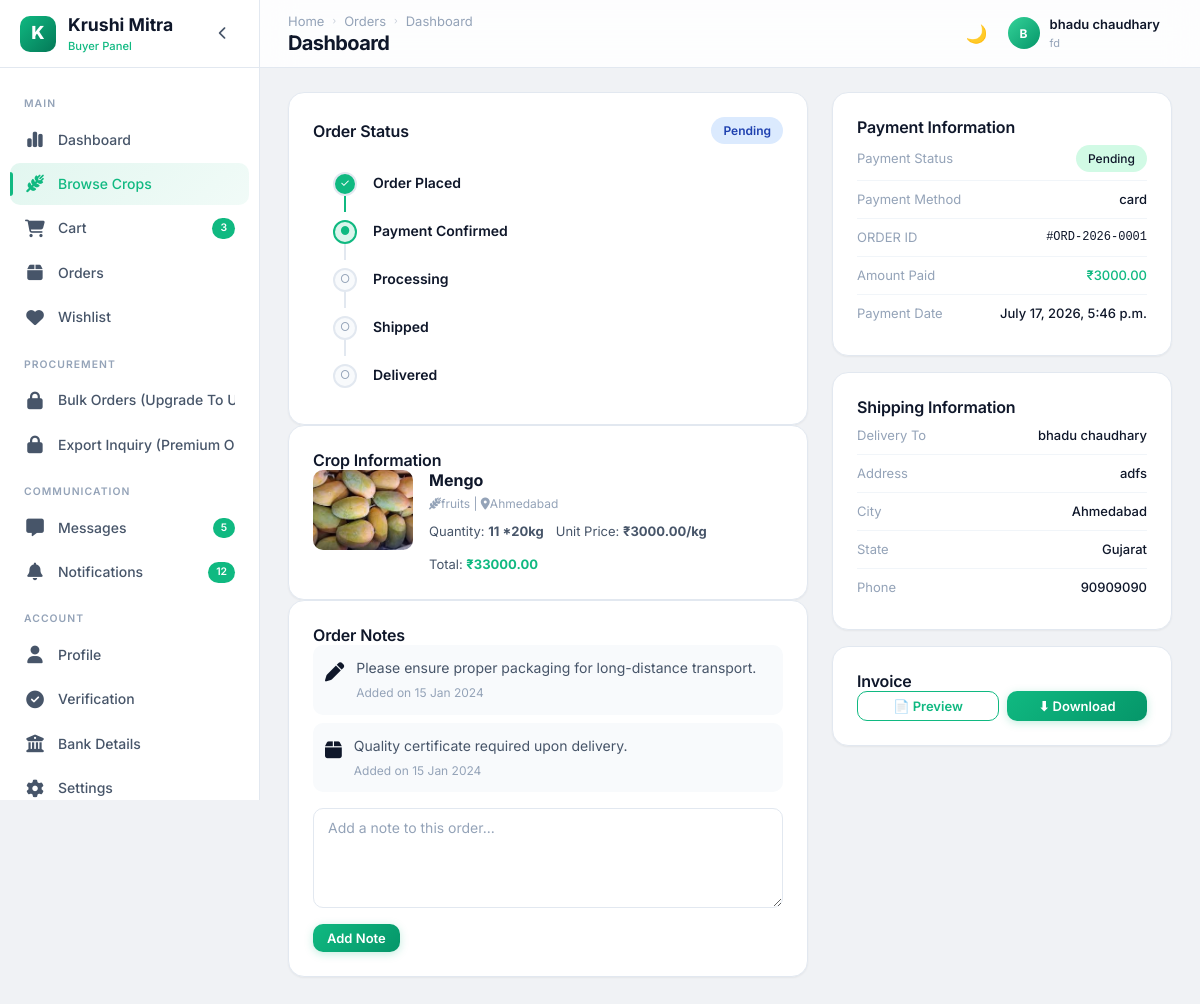
Before: /buyer/order-details/32 (signed in) with the older database file.
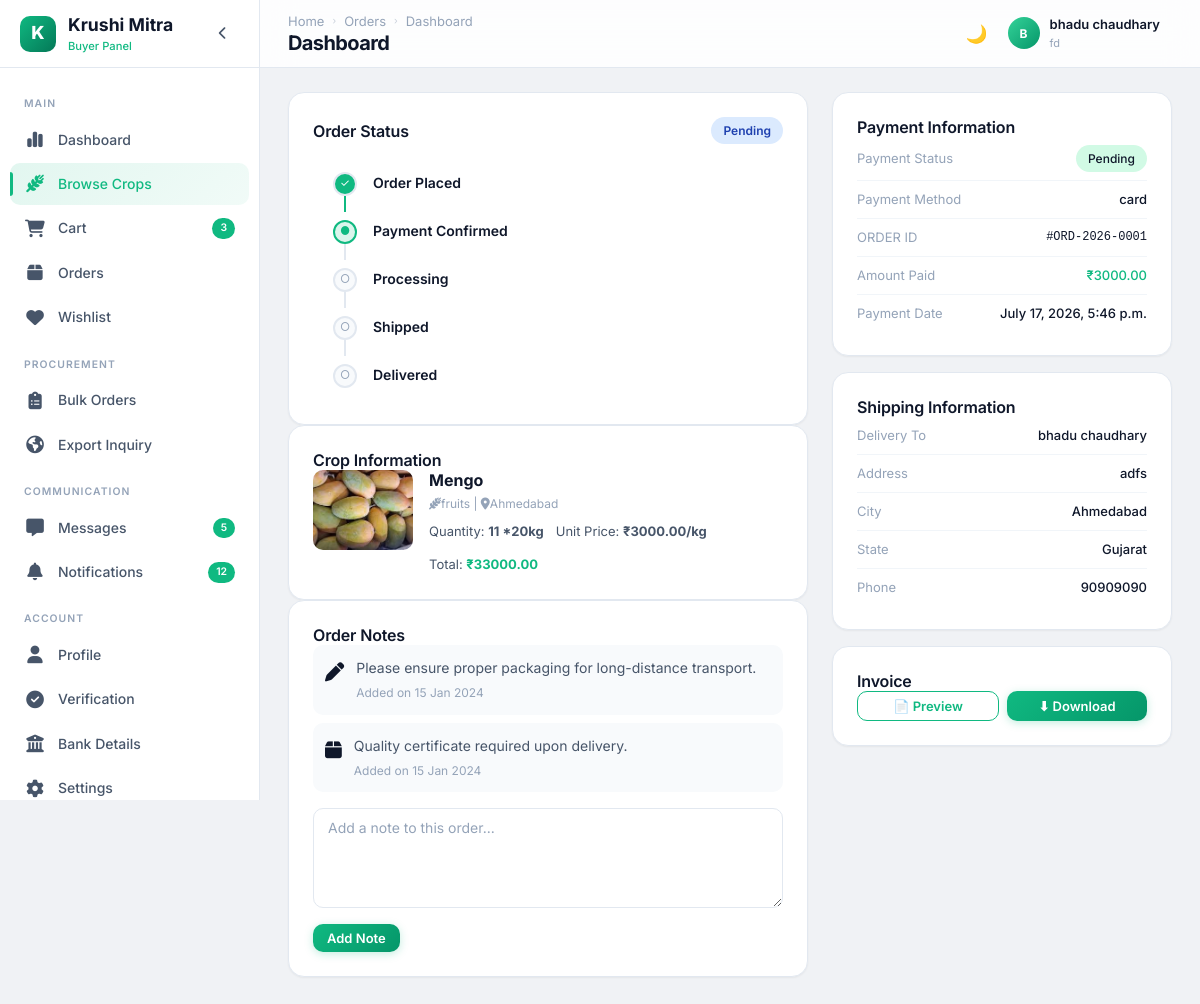
After: the same page with the newer database file.
### farmer/views.py (the view)
        def wrapper(request, *args, **kwargs):
            if "contact" in request.session:
                try:
                    user = User.objects.get(contact=request.session['contact'])
                    request.uid = user
                    if user.role not in allowed_roles:
                        messages.error(request, "Access Denied")
                        return redirect('login')
                    return view_function(request, *args, **kwargs)
                except User.DoesNotExist:
                    return redirect('login')
            return redirect('login')

### buyer/views.py (called while the page is built)
@check_login(['Buyer'])
def buyer_order_details(request,pk):
    uid = request.uid
    buyr = Buyer.objects.get(user=uid)
    premium_type = premium_buyer.objects.get(user=buyr)
    item = OrderItem.objects.get(id=pk)
    context = {'uid':uid,'buyr':buyr,'item':item,'premium_type':premium_type,'buyr':buyr}
    return render(request, "buyer/order-details.html",context)

### farmer/views.py (called while the page is built)
def check_login(allowed_roles):
    def decorator(view_function):
        def wrapper(request, *args, **kwargs):
            if "contact" in request.session:
                try:
                    user = User.objects.get(contact=request.session['contact'])
                    request.uid = user
                    if user.role not in allowed_roles:
                        messages.error(request, "Access Denied")
                        return redirect('login')
                    return view_function(request, *args, **kwargs)
                except User.DoesNotExist:
                    return redirect('login')
            return redirect('login')
        return wrapper
    return decorator

### buyer/templates/buyer/order-details.html (shortened to what the changed rows need)
<!DOCTYPE html>
{% load static %}
<html lang="en" data-theme="light">
<head>
  <link rel="stylesheet" href="{% static 'buyer/css/style.css' %}">
  <link rel="stylesheet" href="{% static 'buyer/css/order-details.css' %}">
  <link rel="stylesheet" href="https://cdnjs.cloudflare.com/ajax/libs/font-awesome/6.4.0/css/all.min.css">
</head>
<body>
  <div class="app-layout">
    <aside class="sidebar">
      <nav class="sidebar-nav">
        {% if buyr.is_premiume %}
        <a href="{% url 'buyer_bulk_order' %}" class="sidebar-item" data-tooltip="Bulk Orders">
          <span class="sidebar-item-icon"><i class="fa-solid fa-clipboard-list"></i></span>
          <span class="sidebar-item-text">Bulk Orders</span>
        </a>
        {% if premium_type.premium_type == 'Premium' %}
        <a href="{% url 'buyer_export_inquiry' %}" class="sidebar-item">
          <span class="sidebar-item-icon"><i class="fa-solid fa-earth-americas"></i></span>
          <span class="sidebar-item-text">Export Inquiry</span>
        </a>
        {% else %}
        <a href="#" class="sidebar-item disabled-link"
          onclick="alert('Export Inquiry is available for Premium users only.'); return false;">
          <span class="sidebar-item-icon"><i class="fa-solid fa-lock"></i></span>
          <span class="sidebar-item-text">Export Inquiry (Premium Only)</span>
        </a>
        {% endif %}
        {% else %}
        <a href="#" class="sidebar-item disabled-link" onclick="alert('Upgrade To Unlock Bulk Orders'); return false;">
          <span class=" sidebar-item-icon"><i class="fa-solid fa-lock"></i></span>
          <span class="sidebar-item-text">Bulk Orders (Upgrade To Unlock)</span>
        </a>
        <a href="#" class="sidebar-item disabled-link"
          onclick="alert('Export Inquiry is available for Premium users only.'); return false;">
          <span class="sidebar-item-icon"><i class="fa-solid fa-lock"></i></span>
          <span class="sidebar-item-text">Export Inquiry (Premium Only)</span>
        </a>
        {% endif %}
      </nav>
    </aside>
    <div class="main-wrapper">
      <header class="navbar">
        <div class="navbar-left"><button class="mobile-menu-btn"></button>
          <div>
            <h1 class="page-title">Order #ORD-2024-0891</h1>
          </div>
        </div>
      </header>
    </div>
  </div>
</body>
</html>

Changed rows visible on the page:
changed Buyer "adfs": is_premiume False → True (drawn)
Other visible differences:
text no longer shown: "Bulk Orders (Upgrade To… Export Inquiry (Premium…"
text now shown: "Bulk Orders Export Inquiry"
